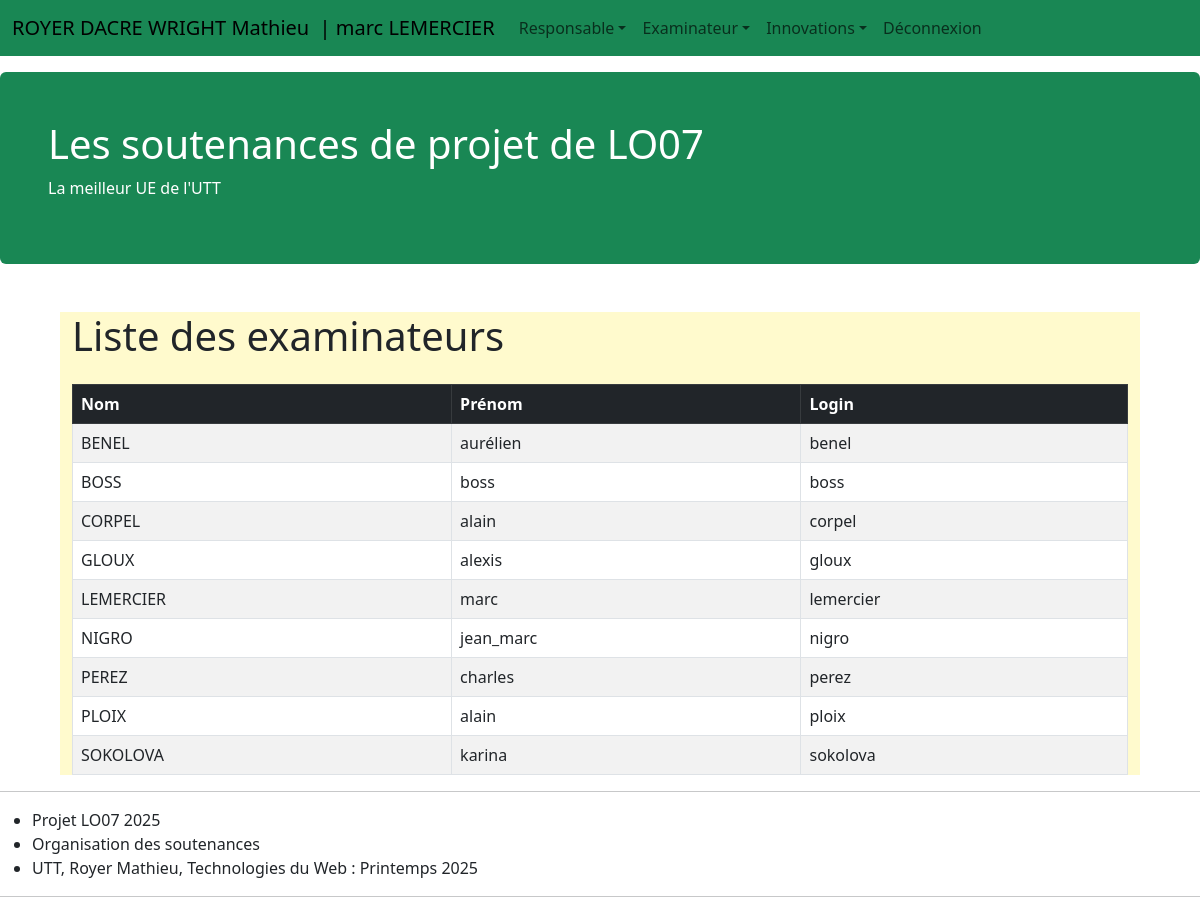
The app's page /app/router/router1.php?action=listeExaminateurs (signed in) with its own data.
### tables this page shows
CREATE TABLE IF NOT EXISTS personne (
    id INT UNSIGNED NOT NULL AUTO_INCREMENT,
    nom VARCHAR(100) NOT NULL,
    prenom VARCHAR(100) NOT NULL,
    role_responsable BOOLEAN,
    role_examinateur BOOLEAN,
    role_etudiant BOOLEAN,
    login VARCHAR(100) UNIQUE NOT NULL,
    password VARCHAR(100) NOT NULL,
    PRIMARY KEY (id)
);

### app/controllers/PersonneController.php (called while the page is built, shortened)
<?php
require_once '../models/PersonneModel.php';
class PersonneController {
    public static function listeExaminateurs() {
        $pdo = Model::getInstance();
        $model = new PersonneModel($pdo);
        $examinateurs = $model->getAllExaminateurs();
        include '../views/examinateurs/liste.php';
    }
}
?>

### app/models/PersonneModel.php (called while the page is built, shortened)
<?php
class PersonneModel {
    private $pdo;
    public function __construct($pdo) {
        $this->pdo = $pdo;
    }
    public function getAllExaminateurs() {
        $sql = "SELECT id, nom, prenom, login FROM personne WHERE role_examinateur = TRUE ORDER BY nom, prenom";
        $stmt = $this->pdo->query($sql);
        return $stmt->fetchAll(PDO::FETCH_ASSOC);
    }
}

### app/views/examinateurs/liste.php (the view)
<?php
require_once __DIR__ . '/../fragments/fragmentHeader.php';
?>
<br><br>
<?php
require_once __DIR__ . '/../fragments/fragmentMenu.php';
require_once __DIR__ . '/../fragments/fragmentJumbotron.php';
?>
<div class="container mt-5">
    <h1 class="mb-4">Liste des examinateurs</h1>
    <?php if (empty($examinateurs)): ?>
        <div class="alert alert-warning">Aucun examinateur trouvé.</div>
    <?php else: ?>
        <table class="table table-bordered table-striped">
            <thead class="table-dark">
                <tr>
                    <th>Nom</th>
                    <th>Prénom</th>
                    <th>Login</th>
                </tr>
            </thead>
            <tbody>
                <?php foreach ($examinateurs as $examinateur): ?>
                    <tr>
                        <td><?= htmlspecialchars($examinateur['nom']) ?></td>
                        <td><?= htmlspecialchars($examinateur['prenom']) ?></td>
                        <td><?= htmlspecialchars($examinateur['login']) ?></td>
                    </tr>
                <?php endforeach; ?>
            </tbody>
        </table>
    <?php endif; ?>
</div>
<?php
require_once __DIR__ . '/../fragments/fragmentFooter.php';
?>

### app/router/router1.php (shortened to what this page needs)
<?php
require ('../controllers/PersonneController.php');
$query_string = $_SERVER['QUERY_STRING'];
parse_str($query_string, $param);
$action = isset($param["action"]) ? htmlspecialchars($param["action"]) : "caveAccueil";
$actionsCreneau = [
  "listeCreneauxExaminateur",
  "listeCreneauxParProjet",
  "ajouterCreneau",
  "ajouterListeCreneaux"
];
$actionsInnovation = [
  "proposeOriginalFeature",
  "proposeMVCImprovement"
];
$actionsPersonne = [
  "listeExaminateurs",
  "afficherFormulaireAjoutExaminateur",
  "traiterAjoutExaminateur"
];
$actionsProjet = [
  "listeProjetsResponsable",
  "traiterAjoutProjet",
  "choisirProjetExaminateurs",
  "planningProjet",
  "listeProjetsExaminateur"
];
$actionsConnexion = [
  "afficherFormulaireConnexion",
  "verifierConnexion",
  "deconnexion",
  "afficherFormulaireInscription",
  "inscrireUtilisateur"
];
$actionsRendezVous = [
  "listeRendezVous",
  "prendreRdv"
];
if (in_array($action, $actionsCreneau)) {
  CreneauController::$action();
} elseif (in_array($action, $actionsInnovation)) {
  InnovationController::$action();
} elseif (in_array($action, $actionsPersonne)) {
    PersonneController::$action();
}
elseif (in_array($action, $actionsProjet)) {
    ProjetController::$action();
}
elseif (in_array($action, $actionsConnexion)) {
    ConnexionController::$action();
}
elseif (in_array($action, $actionsRendezVous)) {
    RendezVousController::$action();
}
else {
  InnovationController::Accueil();
}
?>

### app/views/fragments/fragmentHeader.php (shortened to what this page needs)
<html lang="fr">
  <head>
    <link
        href="https://cdn.jsdelivr.net/npm/bootstrap@5.3.0-alpha1/dist/css/bootstrap.min.css"
        rel="stylesheet"
>
    <link href="../public/css/perso_css.css" rel="stylesheet"/>
  </head>

### app/views/fragments/fragmentMenu.php (shortened to what this page needs)
<?php
$etudiants = "ROYER DACRE WRIGHT Mathieu";
$nomUtilisateur = $_SESSION['login_name'] ?? null;
$roles = $_SESSION['login_roles'] ?? [];
?>
<nav class="navbar navbar-expand-lg bg-success fixed-top">
  <div class="container-fluid">
    <a class="navbar-brand" href="router1.php?action=accueil">
      <?= htmlspecialchars($etudiants) ?>
      <?php if ($nomUtilisateur): ?>
        &nbsp;|&nbsp;<?= htmlspecialchars($nomUtilisateur) ?>
      <?php endif; ?>
    </a>
    <div class="collapse navbar-collapse" id="navbarMenu">
      <ul class="navbar-nav me-auto mb-2 mb-lg-0">
        <?php if (in_array('responsable', $roles)): ?>
          <li class="nav-item dropdown">
            <a class="nav-link dropdown-toggle" href="#" role="button" data-bs-toggle="dropdown">Responsable</a>
          </li>
        <?php endif; ?>
        <?php if (in_array('examinateur', $roles)): ?>
          <li class="nav-item dropdown">
            <a class="nav-link dropdown-toggle" href="#" role="button" data-bs-toggle="dropdown">Examinateur</a>
          </li>
        <?php endif; ?>
        <li class="nav-item dropdown">
          <a class="nav-link dropdown-toggle" href="#" role="button" data-bs-toggle="dropdown">Innovations</a>
        </li>
        <?php if (!$nomUtilisateur): ?>
          <li class="nav-item dropdown">
            <a class="nav-link dropdown-toggle" href="#" id="menuConnexion" role="button" data-bs-toggle="dropdown" aria-expanded="false">
              Connexion / Inscription
            </a>
            <ul class="dropdown-menu" aria-labelledby="menuConnexion">
              <li><a class="dropdown-item" href="router1.php?action=afficherFormulaireConnexion">Me connecter</a></li>
              <li><a class="dropdown-item" href="router1.php?action=afficherFormulaireInscription">M'inscrire</a></li>
            </ul>
          </li>
        <?php else: ?>
          <li class="nav-item">
            <a class="nav-link" href="router1.php?action=deconnexion">Déconnexion</a>
          </li>
        <?php endif; ?>
      </ul>
    </div>
  </div>
</nav>

### app/views/fragments/fragmentJumbotron.php (shortened to what this page needs)
<div class="mt-4 p-5 bg-success text-white rounded">
  <h1>Les soutenances de projet de LO07 </h1>
  <p>La meilleur UE de l'UTT</p>
</div>

### app/views/fragments/fragmentFooter.php (shortened to what this page needs)
<hr/>
<ul>
  <li>Projet LO07 2025</li>
  <li> Organisation des soutenances</li>
  <li>UTT, Royer Mathieu, Technologies du Web : Printemps 2025</li>
</ul>
<hr/>

### public/css/perso_css.css (style rules this page uses)
.container { margin-top: 80px; background-color: greenyellow; width: 60%; }

### app/views/fragments/fragmentHeader.php (style rules this page uses)
.container { margin-top: 80px; background-color: lemonchiffon; width: 90%; }

### records on screen
personne: nom "BENEL", prenom "aurélien", login "benel"
personne: nom "BOSS", prenom "boss", login "boss"
personne: nom "CORPEL", prenom "alain", login "corpel"
personne: nom "GLOUX", prenom "alexis", login "gloux"
personne: nom "LEMERCIER", prenom "marc", login "lemercier"
personne: nom "NIGRO", prenom "jean_marc", login "nigro"
personne: nom "PEREZ", prenom "charles", login "perez"
personne: nom "PLOIX", prenom "alain", login "ploix"
personne: nom "SOKOLOVA", prenom "karina", login "sokolova"

### other values on screen
$etudiants "ROYER DACRE WRIGHT Mathieu"
$nomUtilisateur "marc LEMERCIER"
